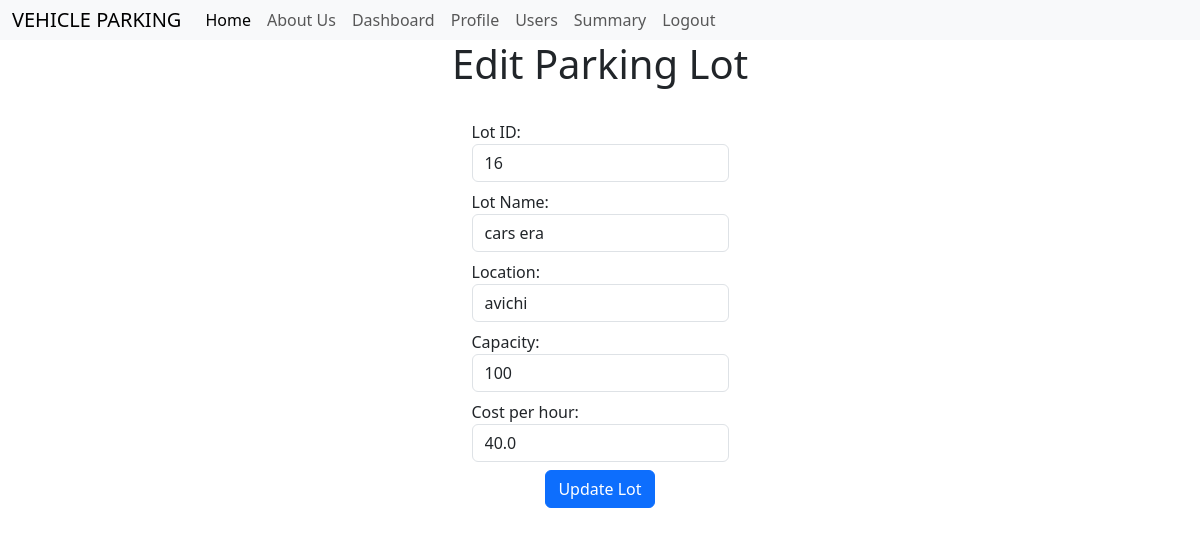
/admin/16/edit (signed in), run on the app's committed database.
### models.py (models this page shows)
class ParkingLot (db.Model):
     __tablename__ = 'parking_lot'
     lot_id = db.Column(db.String(250),primary_key=True)
     lot_name = db.Column(db.String(250), nullable=False)
     location = db.Column(db.String(250), nullable=False)
     capacity = db.Column(db.Integer, nullable=False)
     per_hour_cost = db.Column(db.Float, nullable=False)

### routes.py (the view)
@app.route('/admin/<string:lot_id>/edit')
@admin_required
def edit_lot(lot_id):
    user=Users.query.get(session['user_id'])
    if not user.is_admin:
        flash("You're not authorised to view this page")
        return redirect(url_for('index'))
    lot = ParkingLot.query.get(lot_id)
    if not lot:
        flash("Parking Lot not found.")
        return redirect(url_for('admin'))
    return render_template('lot/edit_lot.html', user=user,lot=lot)

### routes.py (called while the page is built)
def admin_required(func):
    @wraps(func)
    def inner(*args,**kwargs):
        if 'user_id' not in session:
            flash('Please login to continue')
            return redirect(url_for('index'))
        user=Users.query.get(session['user_id'])
        if not user.is_admin:
            flash('You are not authorised to view this page')
            return redirect('index.html')
        return func(*args,**kwargs)
    return inner

@app.context_processor
def inject_user():
    if 'user_id' in session:
        user = Users.query.filter_by(user_id=session['user_id']).first()
        return dict(user=user)
    return dict(user=None)

### templates/lot/edit_lot.html (shortened to what this page needs)
{% extends 'layout.html' %}
{% block content %}
    <h1>Edit Parking Lot</h1>
    <form class="form" method="post">
        <label for="lot_id" class="form-label">Lot ID:
            <input type="text" name="lot_id" id="lot_id" class="form-control" value="{{ lot.lot_id }}" readonly/>
        </label>
        <label for="lot_name" class="form-label">Lot Name:
            <input type="text" name="lot_name" id="lot_name" class="form-control" value="{{ lot.lot_name }}" required/>
        </label>
        <label for="location" class="form-label">Location:
            <input type="text" name="location" id="location" class="form-control" value="{{ lot.location }}" required/>
        </label>
        <label for="capacity" class="form-label">Capacity:
            <input type="number" name="capacity" id="capacity" class="form-control" value="{{ lot.capacity }}" min="1" required/>
        </label>
        <label for="per_hour_cost" class="form-label">Cost per hour:
            <input type="float" name="per_hour_cost" id="per_hour_cost" class="form-control" value="{{ lot.per_hour_cost }}" min="1" required/>
        </label>
        <input type="submit" value="Update Lot" class="btn btn-primary"/>
    </form>
{% endblock %}

### templates/layout.html (style rules this page uses)
body { margin: 0; padding: 0; }

### templates/lot/edit_lot.html (style rules this page uses)
h1 { text-align: center; }
.form { margin-top: 32px; display: flex; flex-direction: column; align-items: center; }

### data on the page
ParkingLot: lot_id "16", lot_name "cars era", location "avichi", capacity "100", per_hour_cost "40.0"
